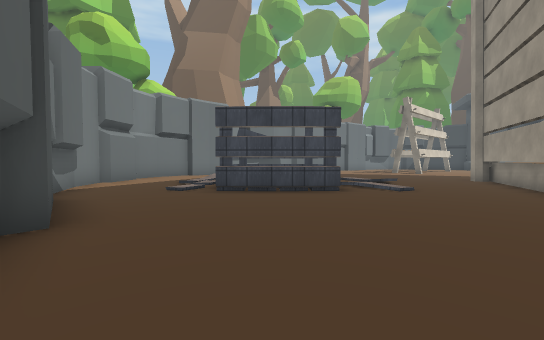
view 1 (above)

20 first-person views from a walk through a 3-D level made in the Unity game engine. The camera is 1.5 m above the floor, tilts 2° down and sees 90° across. The floor is counted in squares, 2 m on a side. Each view is taken from the middle of a square. On the plan, view 1 faces up. The plan holds only what a view shows up to about 10 squares ahead; the rest is blank. The place goes on beyond the plan. Some surface patterns are stand-ins.

view 2
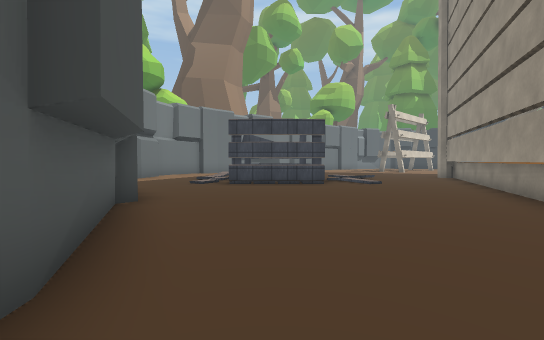

view 3
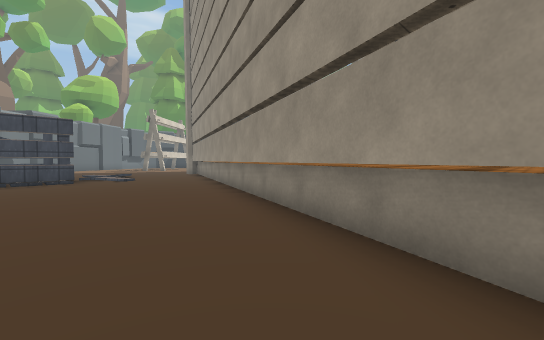

view 4
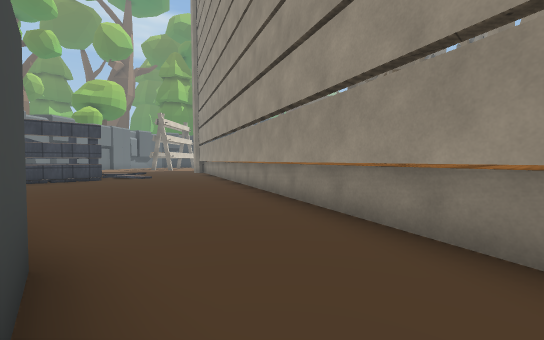

view 5
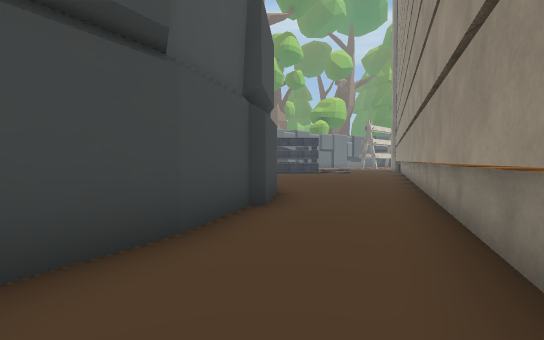

view 6
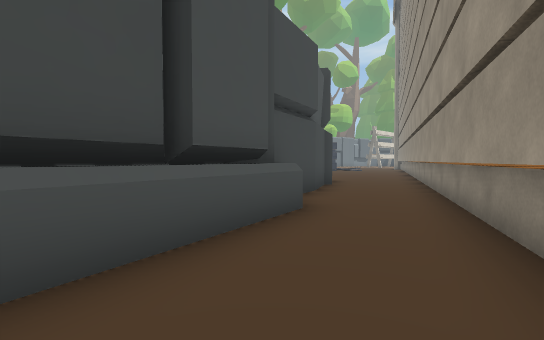

view 7
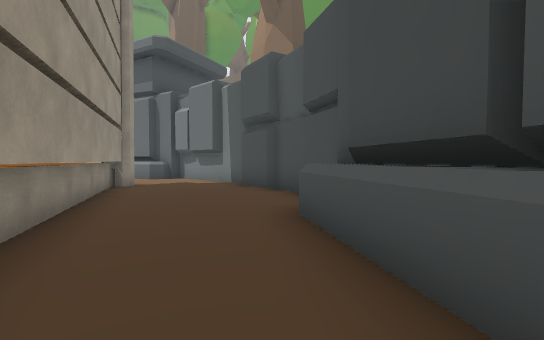

view 8
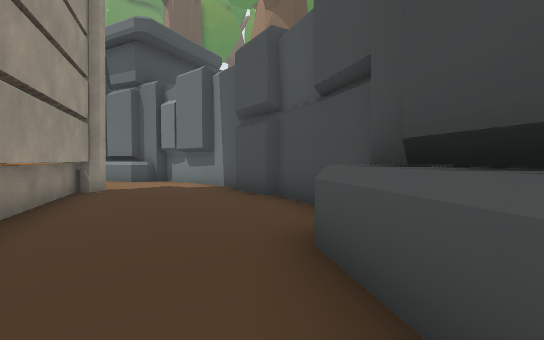

view 9
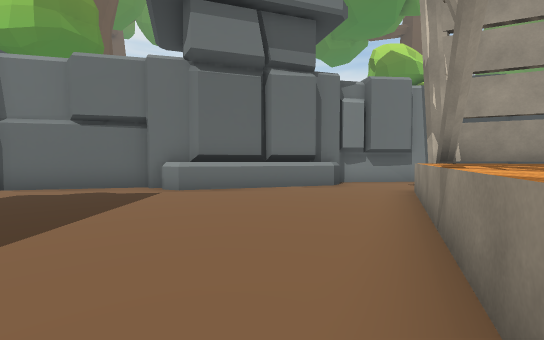

view 10
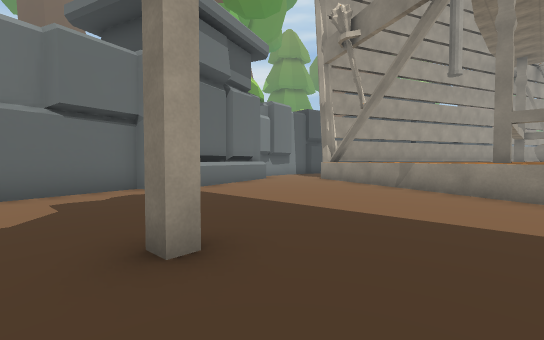

view 11
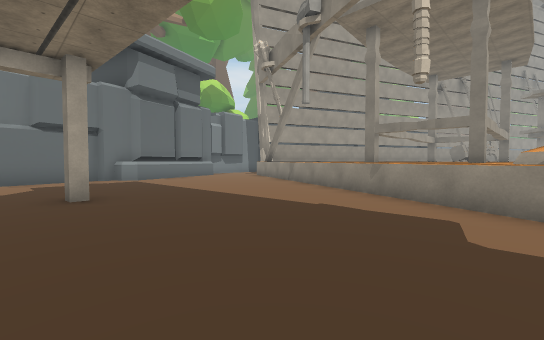

view 12
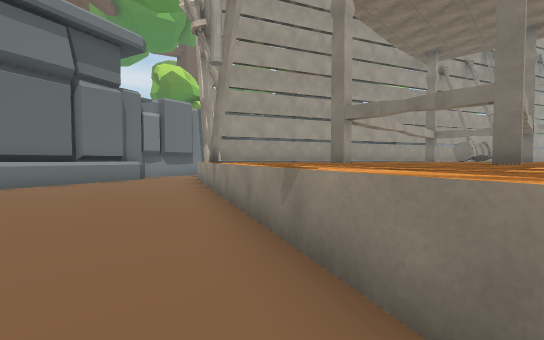

view 13
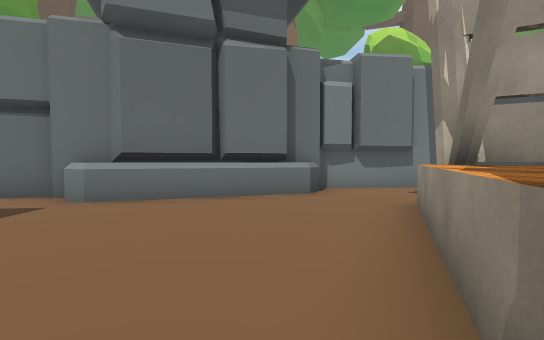

view 14
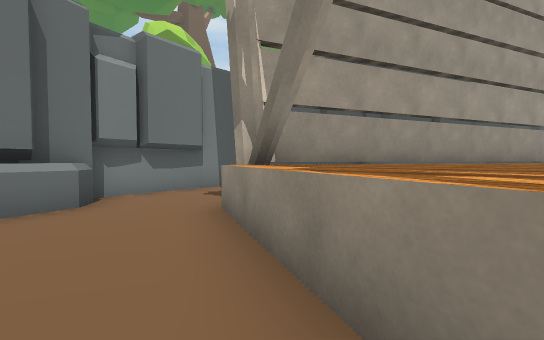

view 15
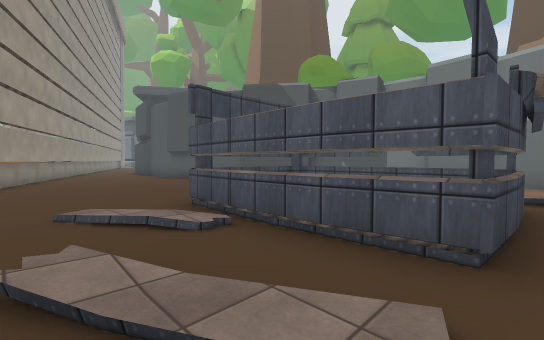

view 16
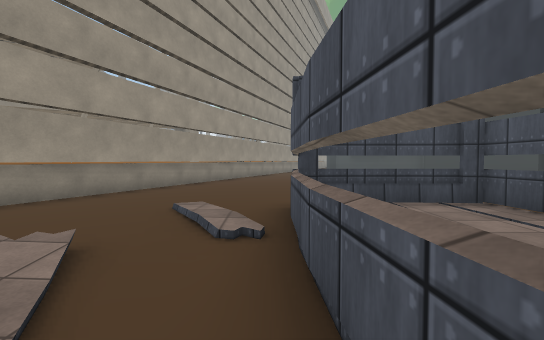

view 17
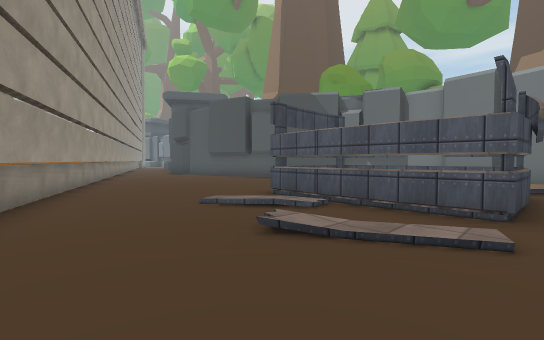

view 18
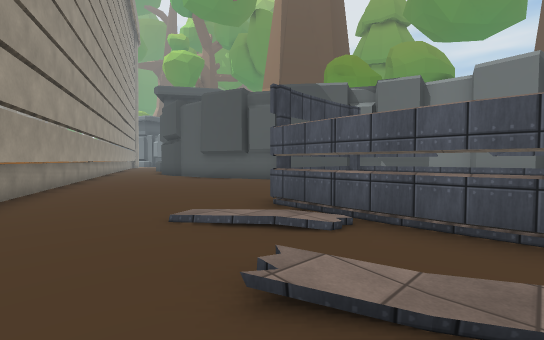

view 19
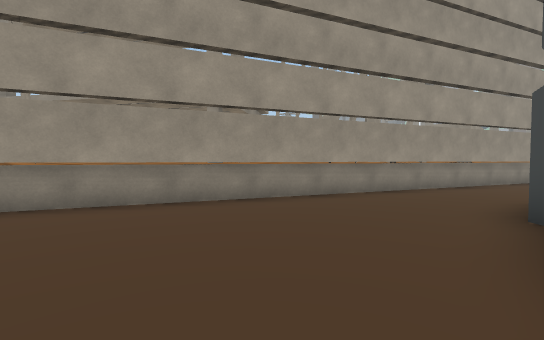

view 20
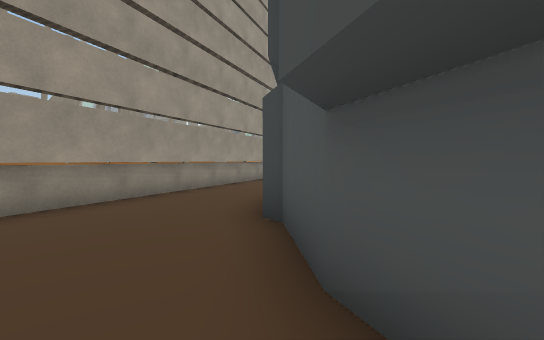

### Floor plan
Key: @ floor where view 1 was taken; # wall or solid block; . main floor; : floor 0.25 m higher than the main floor; / step, stairs or slope; = window, fence, low wall or low ledge; ^ raised ledge.
Columns run from 8 left of view 1 to 6 right of it. Each row starts with its distance up from view 1.
 11    #. /###./...
 10    #../=:=./...
  9    #.//=: =./..
  8   #.../=: =/...
  7    #../#==./...
  6    #..........#
  5    ##.........#
  4      #.......#^
  3      #.......#
  2      #......#^^
  1       #.....#^
  0       #.@...#^^
 -1        #...#^^^
 -2        #...#^^
 -3        #..#^^
 -4        #..#^^^
 -5       #..#^^^
 -6       #..#^^^^
 -7      #...#
 -8      #..#^
 -9     ##..#^
-10     #..#^^
-11    #^..#
-12  ##^...#
-13  #....#^
-14  #....#
-15  #...#^^
-16  #...#^
-17 #...#^^^   ^^
-18 #...#^^^ ^^^ ^
-19 #...#^^^ ^^ ^^
-20 =...^^^^^^^^^^
-21 ##....^^^^^^^^
-22  ^#......^^^^^#
-23   #........^^^^
-24   ^^.........^^
-25   #^...........
-26   ^#...........
-27   #............
-28    #....#......
-29    #...........

Positions as (right, up) in squares from view 1, and headings:
1: (0, 0), facing up
2: (0, -2), facing up
3: (0, -4), facing up-right
4: (-1, -5), facing up-right
5: (-1, -9), facing up
6: (-3, -13), facing up
7: (-2, -10), facing down-left
8: (-3, -11), facing down-left
9: (2, -23), facing left
10: (2, -29), facing up-left
11: (6, -29), facing up-left
12: (5, -25), facing up-left
13: (0, -22), facing left
14: (-1, -22), facing up-left
15: (4, 11), facing down-left
16: (2, 11), facing down
17: (6, 11), facing down-left
18: (5, 10), facing down-left
19: (-1, 2), facing down-right
20: (-1, 1), facing down
